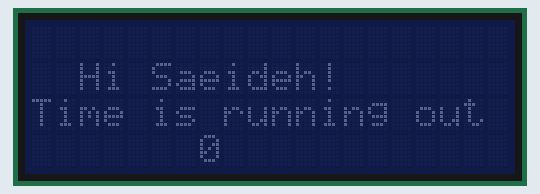
A sketch run on a simulated Arduino Uno, built with avr-gcc and run on an emulated ATmega328P. On the bench: 20×4 character LCD.

Above: at 0.1 s.
At 4.1 s:
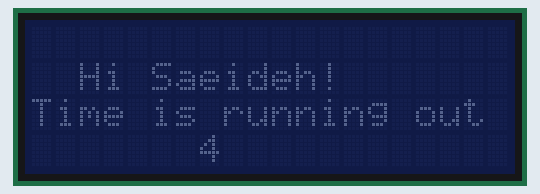
At 11.1 s:
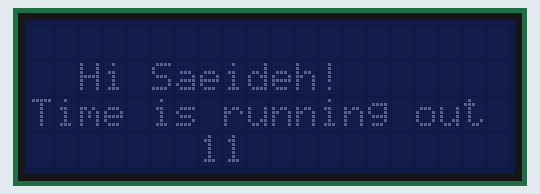
At 15.1 s:
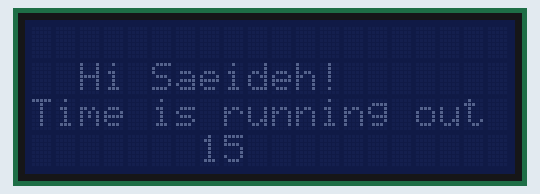
At 20.1 s:
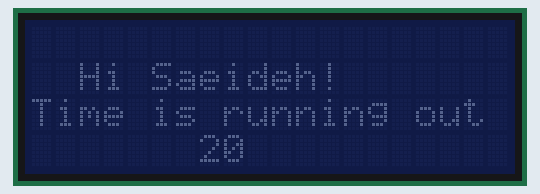
At 39.1 s:
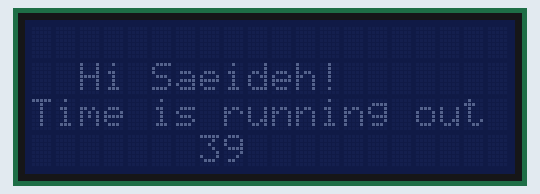

The sketch:

sketch.ino
```cpp
#include<LiquidCrystal_I2C.h>
LiquidCrystal_I2C lcd(0x27, 20, 4);

void setup() {
  lcd.init();
  lcd.setCursor(2,1);
  lcd.print("Hi Saeideh!");

}

void loop() {
  lcd.setCursor(0,2);
  lcd.print("Time is running out");
  lcd.setCursor(7,3);
  lcd.print(millis()/1000);
}
```

Measured:
- what the display in image 1 shows lasts 1.0 s, from 4.0 s to 5.0 s
